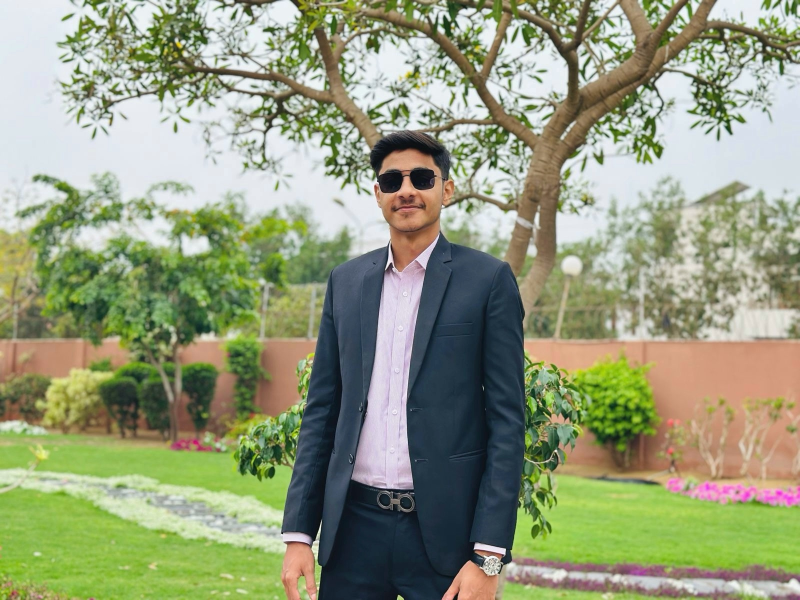
#> input picture IMG_8797.jpg, 1600 x 1200 px (shown at 1/2 size)
$ python main.py
#> lines starting #> are read from the running program, lines starting #| are printed output that depends on the picture
import cv2

# Configurable Parameters
source = "IMG_8797.jpg"
destination = 'new_image.png'
scale_percent = 50

src = cv2.imread(source, cv2.IMREAD_UNCHANGED)
#> src is the input picture: shape (1200, 1600, 3); mean B, G, R 124.5, 155, 147.6
cv2.imshow("title", src)

# Percent by which the image is resized

# Calculate the 50 percent of original dimensions
new_width = int(src.shape[1] * scale_percent / 100)
#> new_width = 800
new_height = int(src.shape[0] * scale_percent / 100)
#> new_height = 600

# resize image
output = cv2.resize(src, (new_width, new_height))
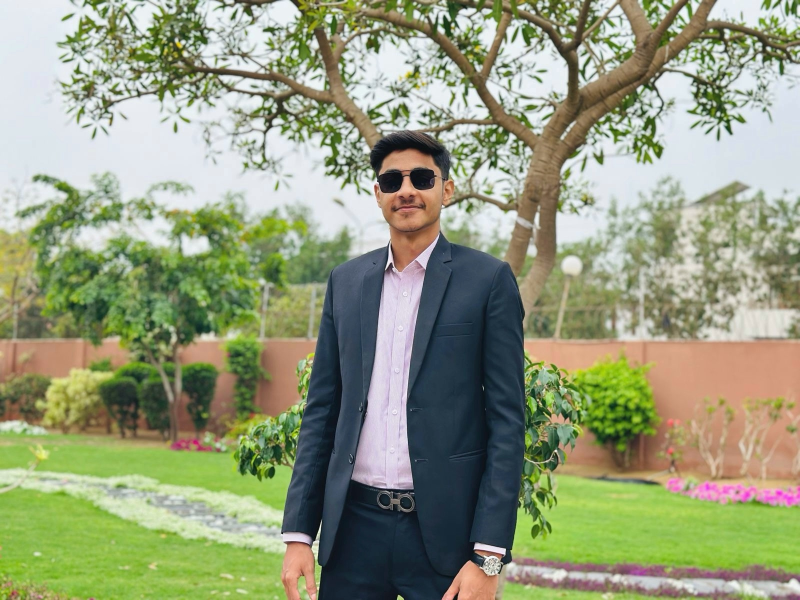
#> output: shape (600, 800, 3); mean B, G, R 124.6, 155.1, 147.7

cv2.imwrite(destination, output)
cv2.waitKey(0)
